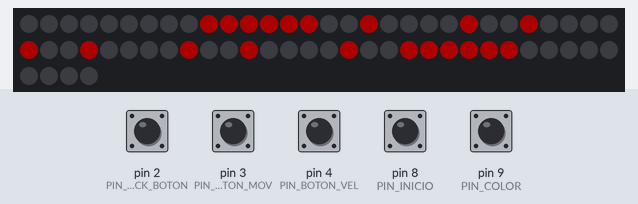
A sketch run on a simulated Arduino Uno, built with avr-gcc and run on an emulated ATmega328P. Parts: 64 RGB LEDs in strip order, left to right, continuing on the next row. The inputs (shaded band) are chosen by the test bench; at power-on: pin 2 (PIN_JOYSTICK_BOTON), pin 3 (PIN_BOTON_MOV), pin 4 (PIN_BOTON_VEL), pin 8 (PIN_INICIO), pin 9 (PIN_COLOR) HIGH. Dim RGB values are drawn brighter than linear; random numbers use the default seed unless the sketch sets one.

Above: at 1.2 s.
1.3 s: pin 2 (PIN_JOYSTICK_BOTON) pulled LOW for 0.15 s
At 1.57 s:
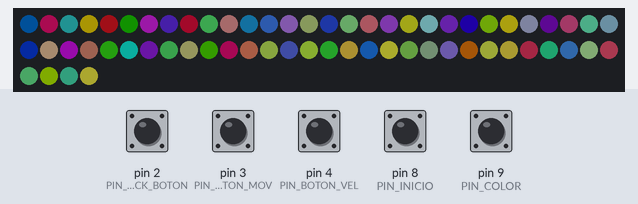
2.0 s: pin 3 (PIN_BOTON_MOV) pulled LOW for 0.15 s
At 2.45 s:
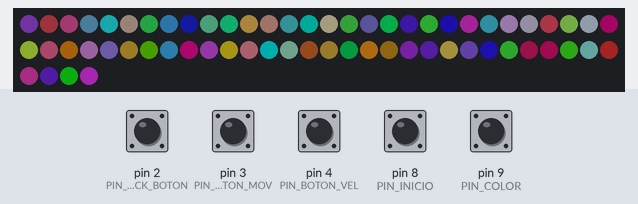
2.7 s: pin 3 (PIN_BOTON_MOV) pulled LOW for 0.15 s
At 3.12 s:
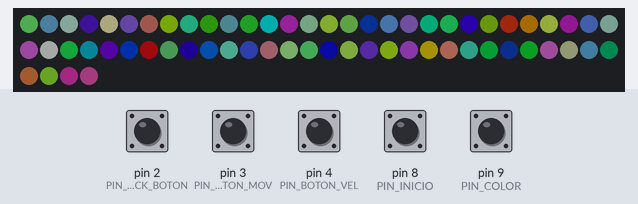
3.4 s: pin 9 (PIN_COLOR) pulled LOW for 0.15 s
At 3.73 s:
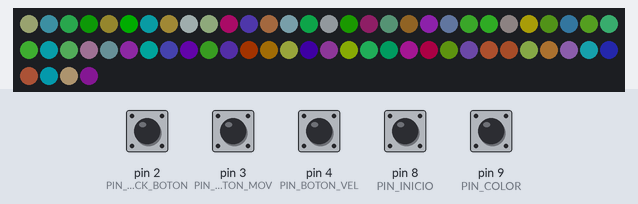
4.1 s: pin 9 (PIN_COLOR) pulled LOW for 1 s
At 5.07 s:
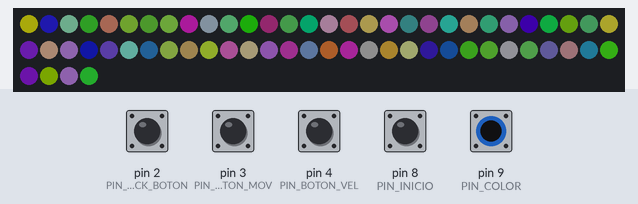
5.7 s: pin 3 (PIN_BOTON_MOV) pulled LOW for 1 s
At 6.77 s:
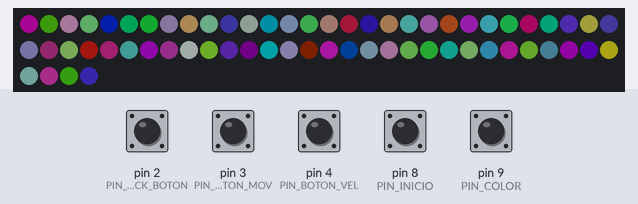

The sketch:

grupo01_2025_15_11.ino
```cpp
#include <Adafruit_NeoPixel.h>

// ===================== CONFIG ======================
#define PIN_MATRIZ 6
#define NUM_PIXELES 64

#define PIN_JOYSTICK_X A0
#define PIN_JOYSTICK_Y A1
#define PIN_JOYSTICK_BOTON 2

#define PIN_BOTON_MOV 3   // rompe un pixel al azar del cuadrado
#define PIN_BOTON_VEL 4   // velocidad música (solo trigger)
#define PIN_BOTON_EXTRA 5 // no hace nada

#define PIN_COLOR 9
#define PIN_INICIO 8

Adafruit_NeoPixel matriz = Adafruit_NeoPixel(NUM_PIXELES, PIN_MATRIZ, NEO_GRB + NEO_KHZ800);

// ===================== VARIABLES ======================
bool formaBase[64] = {
 0,0,0,0,0,0,0,0,
 0,1,1,1,1,1,1,0,
 0,1,0,0,0,0,1,0,
 0,1,0,0,0,0,1,0,
 0,1,0,0,0,0,1,0,
 0,1,0,0,0,0,1,0,
 0,1,1,1,1,1,1,0,
 0,0,0,0,0,0,0,0
};

bool formaBaseOriginal[64];

int pixelBloqueado = -1;
int pixelEscapado = -1;

uint32_t colorPixelEscapado = 0x00FFFF;
bool modoDisco = false;

unsigned long tiempoUltimoMovimiento = 0;
const unsigned long retrasoMovimiento = 200;

const unsigned long retrasoDisco = 80;

// TIMER DE INACTIVIDAD
unsigned long tiempoUltimaActividad = 0;
const unsigned long tiempoReparacion = 30000; // 30 segundos

// ===================== UTILES ======================
int obtenerX(int i){ return i % 8; }
int obtenerY(int i){ return i / 8; }
int obtenerIndice(int x,int y){ return y * 8 + x; }

uint32_t generarColorNoRojo(){
  while(true){
    int r=random(0,256);
    int g=random(0,256);
    int b=random(0,256);
    if(!(r>200 && g<80 && b<80)) return matriz.Color(r,g,b);
  }
}

// ===================== DIBUJO ======================
void dibujarMatrizNormal(){
  matriz.clear();

  for(int i=0;i<64;i++){
    if(formaBase[i]==1) matriz.setPixelColor(i, matriz.Color(255,0,0));
  }

  if(pixelBloqueado>=0) matriz.setPixelColor(pixelBloqueado, 0);
  if(pixelEscapado>=0) matriz.setPixelColor(pixelEscapado, colorPixelEscapado);

  matriz.show();
}

void dibujarMatrizDisco(){
  for(int i=0;i<64;i++){
    matriz.setPixelColor(i, generarColorNoRojo());
  }

  if(pixelEscapado>=0)
    matriz.setPixelColor(pixelEscapado, colorPixelEscapado);

  matriz.show();
}

// ===================== REPARAR CUADRADO ======================
void repararCuadrado(){
  for(int i=0;i<64;i++){
    formaBase[i] = formaBaseOriginal[i];
  }
  pixelBloqueado = -1;
  pixelEscapado = -1;
  dibujarMatrizNormal();
}

// ===================== SETUP ======================
void setup(){
  matriz.begin();
  matriz.setBrightness(50);
  matriz.show();
  randomSeed(analogRead(A3));

  pinMode(PIN_JOYSTICK_BOTON, INPUT_PULLUP);
  pinMode(PIN_INICIO, INPUT_PULLUP);
  pinMode(PIN_COLOR, INPUT_PULLUP);
  pinMode(PIN_BOTON_MOV, INPUT_PULLUP);
  pinMode(PIN_BOTON_VEL, INPUT_PULLUP);
  pinMode(PIN_BOTON_EXTRA, INPUT_PULLUP);

  for(int i=0;i<64;i++){
    formaBaseOriginal[i] = formaBase[i];
  }

  tiempoUltimaActividad = millis();
  dibujarMatrizNormal();
}

// ===================== LOOP ======================
void loop(){

  // ========== REPARACIÓN POR INACTIVIDAD ==========
  if (!modoDisco && millis() - tiempoUltimaActividad > tiempoReparacion){
    repararCuadrado();
  }

  // ========== A LOS 15 SEG DESPUÉS DE USAR EL BOTÓN DEL PIN 3 ==========
  // igual que antes de iniciar un juego
  if(pixelEscapado < 0 && pixelBloqueado < 0 &&
     (millis() - tiempoUltimaActividad > 15000)) {   // 15seg

    tiempoUltimaActividad = millis(); // reinicia timer

    int lados[64];
    int total = 0;

    // mismos bordes que tu botón PIN_INICIO
    for(int i=0;i<64;i++){
      if(formaBase[i]==1)
        lados[total++] = i;
    }

    if(total > 0){
      int elegido = lados[random(total)];
      pixelBloqueado = elegido;
      formaBase[pixelBloqueado] = 0;

      int x = obtenerX(elegido);
      int y = obtenerY(elegido);

      if(x < 7) pixelEscapado = obtenerIndice(x+1,y);
      else if(x > 0) pixelEscapado = obtenerIndice(x-1,y);
      else if(y < 7) pixelEscapado = obtenerIndice(x,y+1);
      else pixelEscapado = obtenerIndice(x,y-1);

      dibujarMatrizNormal();
    }
  }

  // ================== BOTÓN INICIO ==================
  if(pixelEscapado < 0 && digitalRead(PIN_INICIO)==LOW){

    tiempoUltimaActividad = millis();

    int lados[64];
    int total = 0;

    for(int i=0;i<64;i++){
      if(formaBase[i]==1)
        lados[total++] = i;
    }

    int elegido = lados[random(total)];
    pixelBloqueado = elegido;
    formaBase[pixelBloqueado] = 0;

    int x = obtenerX(elegido);
    int y = obtenerY(elegido);

    if(x < 7) pixelEscapado = obtenerIndice(x+1,y);
    else if(x > 0) pixelEscapado = obtenerIndice(x-1,y);
    else if(y < 7) pixelEscapado = obtenerIndice(x,y+1);
    else pixelEscapado = obtenerIndice(x,y-1);

    dibujarMatrizNormal();
    delay(250);
  }

  // ================== BOTÓN COLOR ==================
  if (pixelEscapado>=0 && digitalRead(PIN_COLOR)==LOW){
    tiempoUltimaActividad = millis();
    colorPixelEscapado = generarColorNoRojo();
    dibujarMatrizNormal();
    delay(200);
  }

  // ================== BOTÓN 3: ROMPER CUALQUIER PIXEL ==================
  if (digitalRead(PIN_BOTON_MOV)==LOW){

    tiempoUltimaActividad = millis();

    int lados[64];
    int total = 0;

    for(int i=0;i<64;i++){
      if(formaBase[i]==1)
        lados[total++] = i;
    }

    if(total > 0){

      int elegido = lados[random(total)];
      pixelBloqueado = elegido;
      formaBase[pixelBloqueado] = 0;

      int x = obtenerX(elegido);
      int y = obtenerY(elegido);

      if(x < 7) pixelEscapado = obtenerIndice(x+1,y);
      else if(x > 0) pixelEscapado = obtenerIndice(x-1,y);
      else if(y < 7) pixelEscapado = obtenerIndice(x,y+1);
      else pixelEscapado = obtenerIndice(x,y-1);

      dibujarMatrizNormal();
      delay(250);
    }
  }

  // ================== BOTÓN 4 (velocidad música) ==================
  if(digitalRead(PIN_BOTON_VEL)==LOW){
    tiempoUltimaActividad = millis();
    delay(200);
  }

  // ================== MODO DISCO ==================
  static int ultimo = HIGH;
  int ahora = digitalRead(PIN_JOYSTICK_BOTON);

  if(ultimo==HIGH && ahora==LOW){
    modoDisco = !modoDisco;
    tiempoUltimaActividad = millis();
    delay(200);
  }
  ultimo = ahora;

  if(modoDisco){
    tiempoUltimaActividad = millis();
    dibujarMatrizDisco();
    delay(retrasoDisco);
    return;
  }

  // ================== MOVER PIXEL ESCAPADO ==================
  if(pixelEscapado >= 0){

    int valorX = analogRead(PIN_JOYSTICK_X);
    int valorY = analogRead(PIN_JOYSTICK_Y);

    if(millis() - tiempoUltimoMovimiento >= retrasoMovimiento){

      int x = obtenerX(pixelEscapado);
      int y = obtenerY(pixelEscapado);

      int xOriginal = x;
      int yOriginal = y;

      if(valorX > 800 && x>0) x--;
      else if(valorX < 200 && x<7) x++;

      if(valorY > 800 && y>0) y--;
      else if(valorY < 200 && y<7) y++;

      if(x != xOriginal || y != yOriginal){
        tiempoUltimaActividad = millis();
      }

      int nueva = obtenerIndice(x,y);

      if(nueva != pixelBloqueado)
        pixelEscapado = nueva;

      dibujarMatrizNormal();
      tiempoUltimoMovimiento = millis();
    }
  }
}
```

Measured:
- after the input at 1.3 s, the LEDs: change after 0.22 s (image 1)
